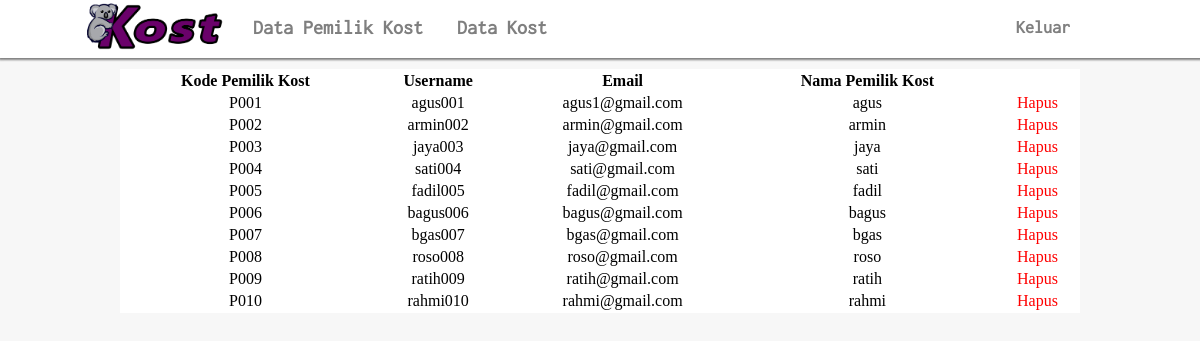
/admin/admin.php, run on the app's committed database.
### tables this page shows
CREATE TABLE `pemilik_kost` (
  `kode_pemilik_kost` varchar(14) NOT NULL,
  `username_pemilik` varchar(30) NOT NULL,
  `password_pemilik` varchar(14) NOT NULL,
  `email_pemilik` varchar(30) NOT NULL,
  `nm_pemilik_kost` varchar(30) NOT NULL
);

### admin/admin.php (the view, shortened to what this page needs)
<head>
  <link rel="stylesheet" href="../ikost.css">
  <?php include '../koneksi.php'; ?>
</head>
<body style="background: #f7f7f7">
  <nav style="box-shadow: 1px 1px 2px 2px grey">
    <ul>
      <a href="logout.php">
      <img src="../Icon/logo3.png" class="glogo">
      </a>
      <li><a href="admin.php"> Data Pemilik Kost </a></li>
      <li><a href="datakost.php"> Data Kost </a></li>
    </ul>
    <a href="logout.php" class="sign" style="float: right; margin-right: 10%; text-decoration: none;">
			Keluar
		</a>
  </nav>
  <div style="margin-top: 1%;">
    <center>
      <table width="80%" bgcolor="white">
        <tr>
          <th>Kode Pemilik Kost</th>
          <th>Username</th>
          <th>Email</th>
          <th>Nama Pemilik Kost</th>
          <th></th>
        </tr>
        <?php
          $query = mysqli_query($Koneksi, "SELECT *FROM pemilik_kost");
          while ($tampil = mysqli_fetch_array($query)) {
        ?>
        <tr style="text-align: center; border-bottom: 1px solid grey;">
          <td><?php echo $tampil['kode_pemilik_kost'] ?></td>
          <td><?php echo $tampil['username_pemilik'] ?></td>
          <td><?php echo $tampil['email_pemilik'] ?></td>
          <td><?php echo $tampil['nm_pemilik_kost'] ?></td>
          <td><a href="hapuspemilik.php?get=<?php echo $tampil['kode_pemilik_kost']?>" style="text-decoration: none; color: red;"> Hapus </a></td>
        </tr>
      <?php
      }
    ?>
  </table>
    </center>
  </div>
</body>

### ikost.css (style rules this page uses)
body { background: #f7f7f7; margin: 0px; }
.glogo { float: left; width: 140px; margin-left: 7%; margin-right: 1%; cursor: pointer; }
nav { z-index: 19; position: sticky; top: 0; height: 57px; }
nav ul { background-color: white; list-style-type: none; padding: 0; margin: 0; overflow: hidden; float: right; width: 100%; }
nav li { float: left; cursor: pointer; }
nav li a { display: block; font-size:20px; color: rgba(0,0,0,0.5); padding: 17px; text-decoration: none; border-bottom: 3px solid white; font-family: fontdua; font-weight: bold; }
.sign { color: gray; background: white; padding: 10px; border: none; cursor: pointer; margin-top: -50px; float: left; font-family: fontdua; font-weight: bold; font-size: 18px; margin-left: 1100px; }

### data on the page
pemilik_kost: kode_pemilik_kost "P001", username_pemilik "agus001", email_pemilik "agus1@gmail.com", nm_pemilik_kost "agus"
pemilik_kost: kode_pemilik_kost "P002", username_pemilik "armin002", email_pemilik "armin@gmail.com", nm_pemilik_kost "armin"
pemilik_kost: kode_pemilik_kost "P003", username_pemilik "jaya003", email_pemilik "jaya@gmail.com", nm_pemilik_kost "jaya"
pemilik_kost: kode_pemilik_kost "P004", username_pemilik "sati004", email_pemilik "sati@gmail.com", nm_pemilik_kost "sati"
pemilik_kost: kode_pemilik_kost "P005", username_pemilik "fadil005", email_pemilik "fadil@gmail.com", nm_pemilik_kost "fadil"
pemilik_kost: kode_pemilik_kost "P006", username_pemilik "bagus006", email_pemilik "bagus@gmail.com", nm_pemilik_kost "bagus"
pemilik_kost: kode_pemilik_kost "P007", username_pemilik "bgas007", email_pemilik "bgas@gmail.com", nm_pemilik_kost "bgas"
pemilik_kost: kode_pemilik_kost "P008", username_pemilik "roso008", email_pemilik "roso@gmail.com", nm_pemilik_kost "roso"
pemilik_kost: kode_pemilik_kost "P009", username_pemilik "ratih009", email_pemilik "ratih@gmail.com", nm_pemilik_kost "ratih"
pemilik_kost: kode_pemilik_kost "P010", username_pemilik "rahmi010", email_pemilik "rahmi@gmail.com", nm_pemilik_kost "rahmi"
